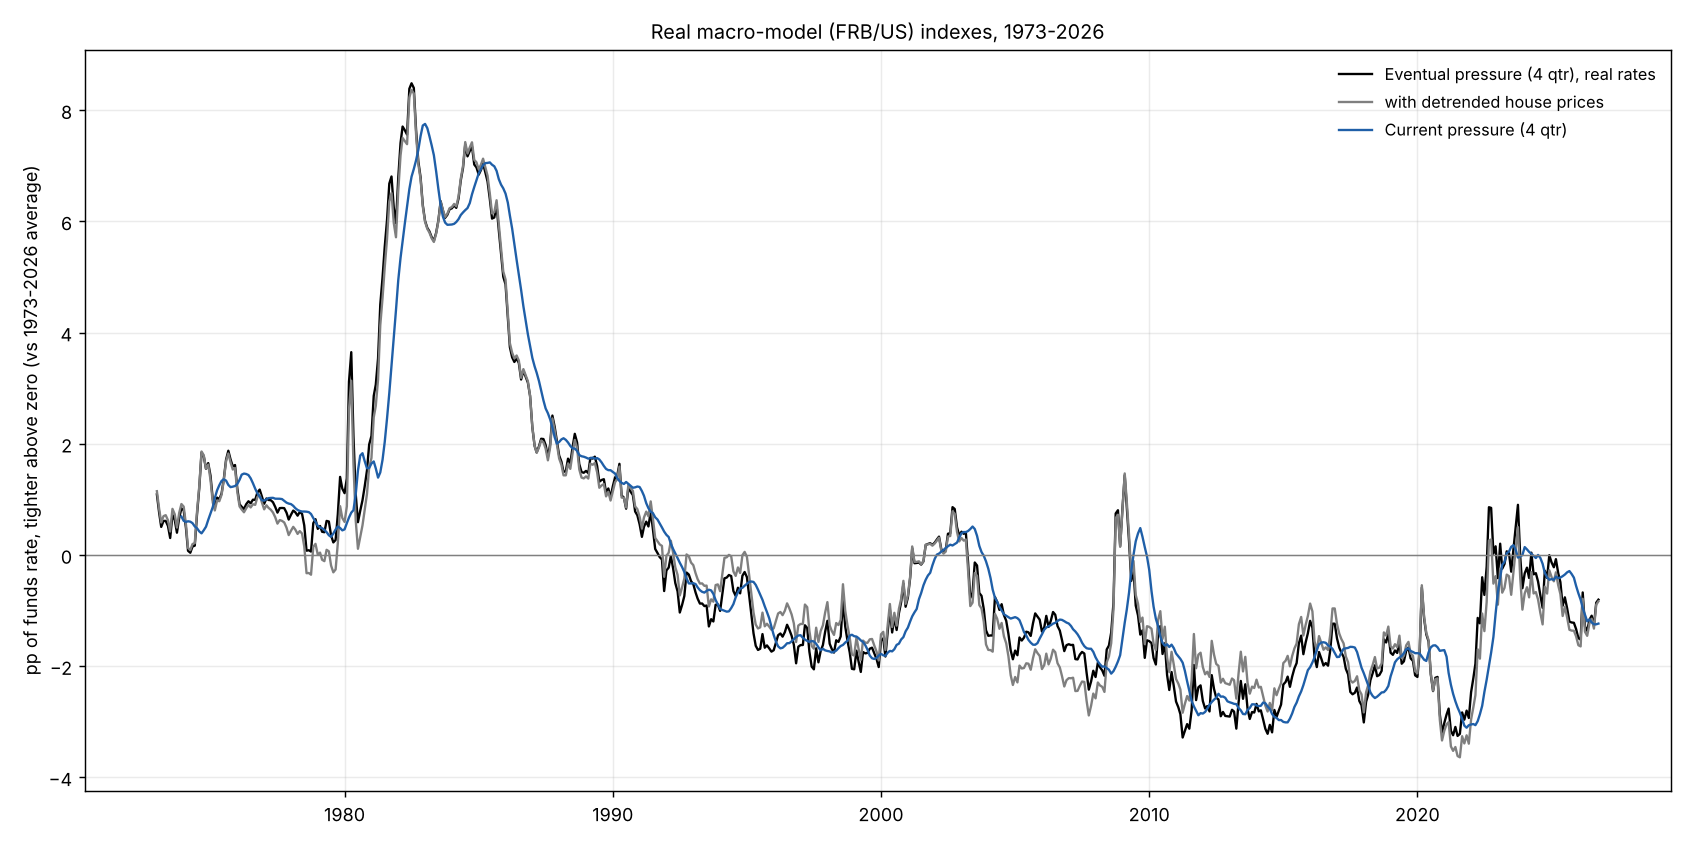

Reproduce this figure in Python.
"""
Real macro-model (FRB/US) indexes, 1973-2026 (REAL_QA.md R1-R8). Same construction as ms_fci/macro_model_v3.py; only the data change:
    real policy rate (funds rate - 1-year expected inflation), real 10-year (10-year - 10-year expected inflation), mortgage spread, BBB spread,
    equities (100 ln CAPE), real dollar (100 ln), house prices (deviation of the price-to-rent ratio from its trailing 15-year average; "+HP" version)
    FRB/US weights and yardstick unchanged (old design: VAR expectations, persistent shifts; policy rate direct effect).
    Zero: each variable demeaned over 1973-2026 (main) or 1990-2026 (check, suffix "_z90").
Indexes (funds-rate pp): EP_K = Phi(K)' x~ / G(K) (K = 4 main; 8, 12); CP_K = distributed lag on demeaned levels (lags up to K quarters) / G(K);
    GI_1yr, GI_3yr = growth over the next year (FCI-G form) / G(4).
Usage: python experimental/real_case/macro_real.py
Outputs: macro_real_monthly.csv, macro_real.png
"""
import os, sys
import numpy as np, pandas as pd

HERE = os.path.dirname(os.path.abspath(__file__))
ROOT = os.path.dirname(os.path.dirname(HERE))
sys.path.insert(0, os.path.join(ROOT, "experimental", "ms_fci"))
import macro_model_dl as DL
import macro_model_v3 as MV3

COLS0 = ["policy rate", "10-year", "mortgage spread", "BBB spread", "equities", "dollar"]


def data():
    D = pd.read_csv(os.path.join(HERE, "data_long_monthly.csv"), index_col=0); D.index = pd.PeriodIndex(D.index, freq="M")
    H = pd.read_csv(os.path.join(HERE, "hp_trend_monthly.csv"), index_col=0); H.index = pd.PeriodIndex(H.index, freq="M")
    X = pd.DataFrame({"policy rate": D["real policy rate"], "10-year": D["real 10-year"], "mortgage spread": D["mortgage spread"], "BBB spread": D["BBB spread"],
                      "equities": D["equities"], "dollar": D["dollar"], "house prices": H["deviation from trailing 15-yr average"]}).loc["1973-01":"2026-10"]
    return X


def build(X, window):
    Xd = X - X.loc[window].mean()
    P, G = DL.paths("base")
    out = {}
    for hp, cols in (("", COLS0), ("+HP", COLS0 + ["house prices"])):
        V = Xd[cols].values
        for K in (4, 8, 12):
            out[f"EP_{K}{hp}"] = V @ DL.phi_at(P[cols], K).values / G[K]
            W = np.array([(DL.phi_at(P[cols], (m + 1) / 3) - DL.phi_at(P[cols], m / 3)).values for m in range(3 * K)]) / G[K]
            out[f"CP_{K}{hp}"] = MV3.lagsum(V, W)
        dV = np.nan_to_num(Xd[cols].diff().values)
        for lab, L in (("GI_1yr", 12), ("GI_3yr", 36)):
            Wg = np.array([(DL.phi_at(P[cols], (m + 1) / 3 + 4) - DL.phi_at(P[cols], (m + 1) / 3)).values for m in range(L)]) / G[4]
            s = MV3.lagsum(dV, Wg); s[:L] = np.nan
            out[f"{lab}{hp}"] = s
    return pd.DataFrame(out, index=Xd.index)


def main():
    X = data()
    print("data coverage:", {c: str(X[c].first_valid_index()) for c in X})
    A = build(X, slice("1973-01", "2026-10"))
    B = build(X, slice("1990-01", "2026-10")).add_suffix("_z90")
    R = pd.concat([A, B], axis=1)
    R.to_csv(os.path.join(HERE, "macro_real_monthly.csv"), float_format="%.4f", index_label="month")
    pd.set_option("display.width", 230)
    main_cols = ["EP_4", "EP_4+HP", "CP_4", "GI_1yr+HP", "EP_4_z90"]
    print("\nsd since 1974 / latest:\n" + pd.DataFrame({"sd": R[main_cols].loc["1974-01":].std(), "latest": R[main_cols].ffill().iloc[-1]}).round(2).T.to_string())
    nom = pd.read_csv(os.path.join(ROOT, "experimental", "ms_fci", "macro_model_v3_monthly.csv"), index_col=0); nom.index = pd.PeriodIndex(nom.index, freq="M")
    j = pd.concat([R["EP_4_z90"], nom["EP_4"]], axis=1).loc["1990-01":].dropna()
    print(f"\nreal EP_4 (1990-2026 zero) vs nominal EP_4, 1990-2026: corr levels {j.corr().iloc[0, 1]:.2f}, 12m changes {j.diff(12).corr().iloc[0, 1]:.2f}")
    sel = [pd.Period(m, "M") for m in ("1974-06", "1979-12", "1981-06", "1985-01", "1990-01", "2000-01", "2008-12", "2013-01", "2021-06", "2023-10", "2026-09")]
    print(R.loc[sel, ["EP_4", "EP_4+HP", "CP_4", "GI_1yr+HP", "EP_4_z90"]].round(2).to_string())
    import matplotlib
    matplotlib.use("Agg")
    import matplotlib.pyplot as plt
    fig, ax = plt.subplots(figsize=(13, 6.5))
    t = R.index.to_timestamp()
    for c, col, lab in (("EP_4", "black", "Eventual pressure (4 qtr), real rates"), ("EP_4+HP", "#7f7f7f", "with detrended house prices"),
                        ("CP_4", "#1f5fa8", "Current pressure (4 qtr)")):
        ax.plot(t, R[c], color=col, lw=1.3, label=lab)
    ax.axhline(0, color="gray", lw=0.8); ax.grid(alpha=0.25); ax.set_ylabel("pp of funds rate, tighter above zero (vs 1973-2026 average)")
    ax.set_title("Real macro-model (FRB/US) indexes, 1973-2026", fontsize=11); ax.legend(fontsize=9, frameon=False, loc="upper right")
    fig.tight_layout(); fig.savefig(os.path.join(HERE, "macro_real.png"), dpi=130)


if __name__ == "__main__":
    main()
